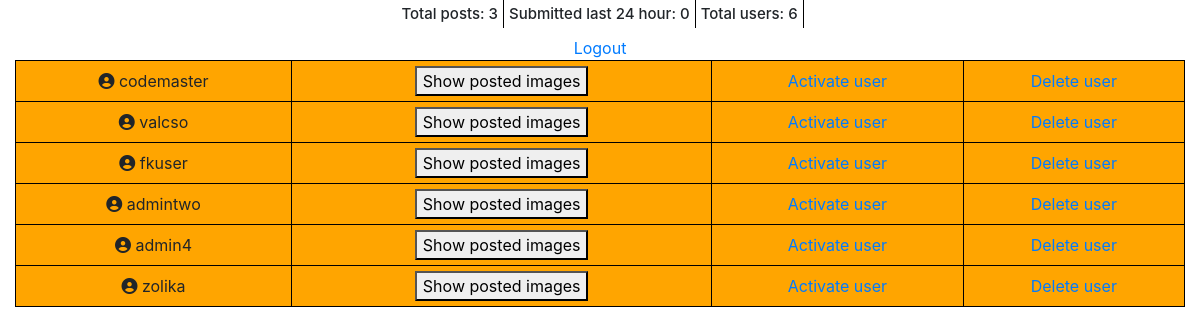
Before: /travel/admin/administration.php (signed in) with the older database file.
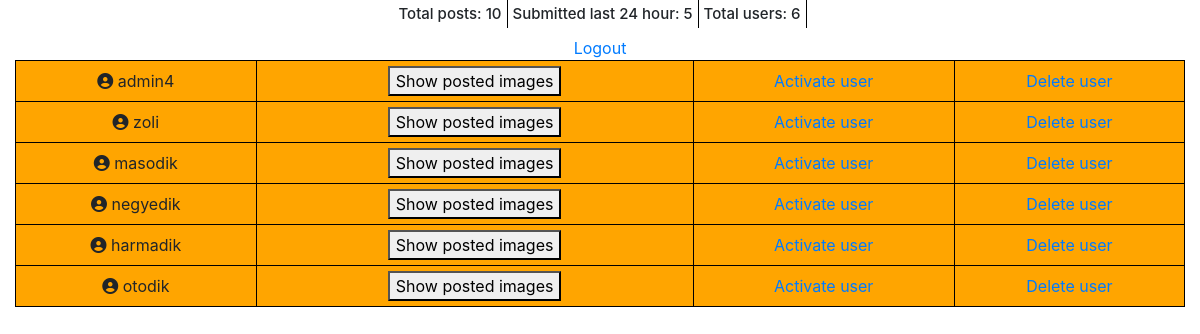
After: the same page with the newer database file.
### tables this page shows
CREATE TABLE IF NOT EXISTS `users` (
  `user_id` int(10) NOT NULL AUTO_INCREMENT,
  `firstname` varchar(255) NOT NULL,
  `lastname` varchar(255) NOT NULL,
  `username` varchar(32) NOT NULL,
  `password` varchar(32) NOT NULL,
  `email` mediumtext NOT NULL,
  `hash` varchar(32) NOT NULL,
  `active` int(1) NOT NULL DEFAULT 0,
  `current_postal_code` int(11) DEFAULT NULL,
  `current_city` varchar(255) DEFAULT NULL,
  PRIMARY KEY (`user_id`)
);

### travel/admin/administration.php (the view, shortened to what this page needs)
<?php
include '../functions/db_config.php';
?>
<!DOCTYPE html>
<html>
<head>
    <link href="https://cdn.lineicons.com/1.0.1/LineIcons.min.css" rel="stylesheet">
    <link rel="stylesheet" href="https://stackpath.bootstrapcdn.com/bootstrap/4.3.1/css/bootstrap.min.css">
</head>
<body>
 <div class='container-fluid'>
 <div class='row'>
  <div class='col-xl-12'>
      <table>
   <?php
   $sql="SELECT count(post_id) c from posts";
   $run=mysqli_query($con,$sql);
   $row=mysqli_fetch_array($run);
   $num=$row['c'];
    $sql2="SELECT count(post_id) b
    FROM posts
    WHERE posts.post_date > DATE_SUB(NOW(), INTERVAL 24 HOUR)";
$run2=mysqli_query($con,$sql2);
$row2=mysqli_fetch_array($run2);
$num2=$row2['b'];
$query3="SELECT count(user_id) a from users";
$run3=mysqli_query($con,$query3);
$row3=mysqli_fetch_array($run3);
$num4=$row3['a'];
echo "<h5>Total posts:  $num</h5> ";
echo "<h5>Submitted last 24 hour:  $num2</h5>";
echo "<h5>Total users:  $num4</h5>";
   ?>
</table>
<a href='logout.php'>Logout</a>
  </div>
 <div class='col-xl-12 col-md-12 col-sm-12 col-xs-12' id='users'>
    <table>
    <?php
    $query="SELECT * from users";
    $run=mysqli_query($con,$query);
    while($result=mysqli_fetch_array($run)){
     $uid=$result['user_id'];
     $uname=$result['username'];
     echo "<tr> <td><i class='fas fa-user-circle'></i> $uname</td>
     <td><button onclick='showpost($uid)'>Show posted images</button></td>
     <td><a href='activate.php?id=$uid'>Activate user</a></td>
     <td><a href='deleteuser.php?id=$uid'>Delete user</a></td></tr>";
    }
    ?>
  </table>
 </div>
 </div>
 </div>
</body>

### travel/admin/administration.php (style rules this page uses)
td,tr { border:1px solid black; background-color:orange; padding:5px; }
table { margin:0 auto; padding:10px; margin: 0 auto; padding: 10px; width: 100%; }
h5 { display:inline-block; padding-right: 15px; font-size: 15px; border-right: 1px solid black; padding: 5px; }
* { text-align: center; }

Changed rows visible on the page:
removed users: username "codemaster"
removed users: username "valcso"
removed users: username "fkuser"
removed users: username "admintwo"
changed users: username "zolika" → "zoli"
added users: username "masodik"
added users: username "negyedik"
added users: username "harmadik"
added users: username "otodik"
Other visible differences:
$num: "3" → "10"
$num2: "0" → "5"
